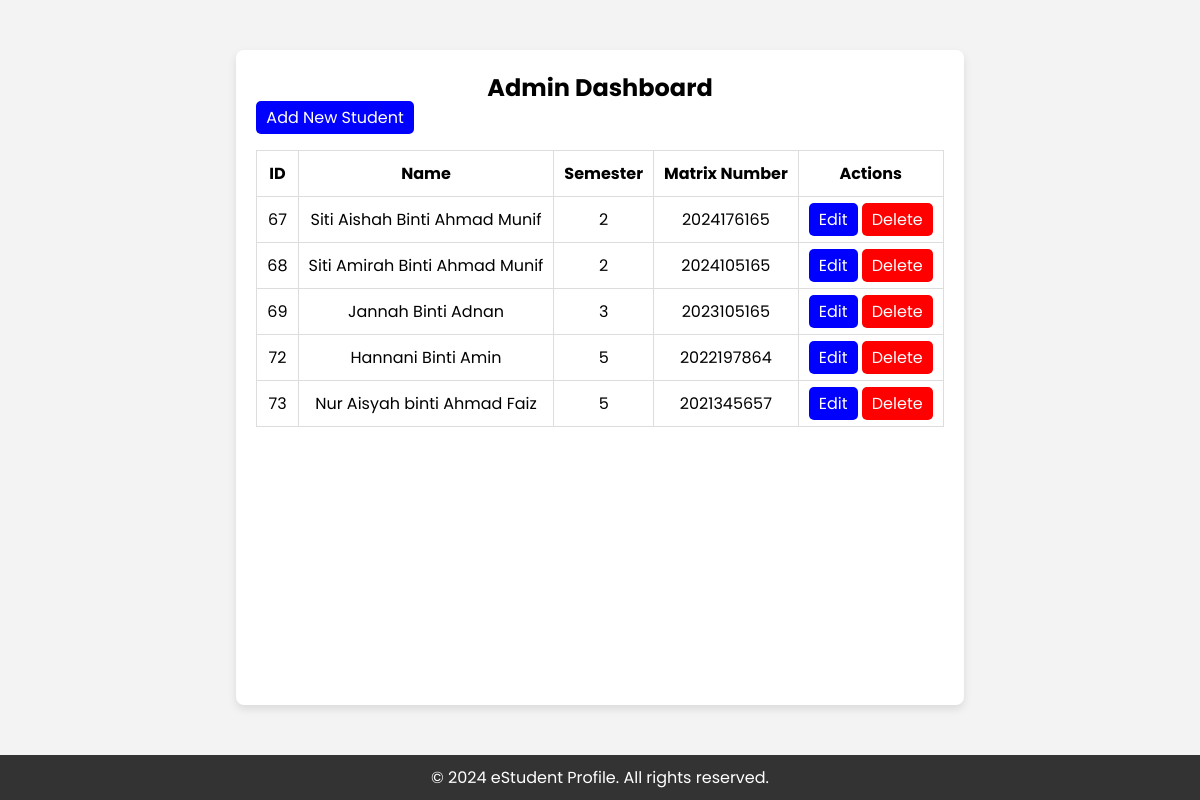
/indexadmin.php, run on the app's committed database.
### tables this page shows
CREATE TABLE `student_form` (
  `id` int NOT NULL,
  `name` varchar(100) NOT NULL,
  `semester` varchar(100) NOT NULL,
  `matrixnumber` varchar(100) NOT NULL,
  `faculty` varchar(100) NOT NULL,
  `address` varchar(100) NOT NULL,
  `cgpa` varchar(100) NOT NULL,
  `residence` varchar(100) NOT NULL,
  `mentor` varchar(100) NOT NULL,
  `username` varchar(20) NOT NULL,
  `password` varchar(255) NOT NULL,
  `image` varchar(255) DEFAULT NULL,
  `status` varchar(50) NOT NULL
);

### indexadmin.php (the view, shortened to what this page needs)
<!doctype html>
<html lang="en">
<head>
</head>
<body>
  <div class="container">
    <h2>Admin Dashboard</h2>
    <a href="add_student.php" class="btn">Add New Student</a>
    <table>
      <thead>
        <tr>
          <th>ID</th>
          <th>Name</th>
          <th>Semester</th>
          <th>Matrix Number</th>
          <th>Actions</th>
        </tr>
      </thead>
      <tbody>
        <?php
		$con = mysqli_connect ("localhost", "root", "", "studentprofiledb") or die
		(mysqli_connect_errno($con));
		$query = "SELECT * FROM student_form";
		$result = mysqli_query($con, $query)or die
		("Query failed".mysqli_error($con));;
		while ($student = mysqli_fetch_array($result)) { ?>
          <tr>
            <td><?php echo $student['id']; ?></td>
            <td><?php echo $student['name']; ?></td>
            <td><?php echo $student['semester']; ?></td>
            <td><?php echo $student['matrixnumber']; ?></td>
            <td>
              <a href="edit_student.php?id=<?php echo $student['id']; ?>" class="btn">Edit</a>
              <a href="delete_student.php?id=<?php echo $student['id']; ?>" class="delete-btn" onclick="return confirm('Are you sure you want to delete this student?')">Delete</a>
            </td>
          </tr>
        <?php } ?>
      </tbody>
    </table>
  </div>
  <footer>
    <p>&copy; <?php echo date("Y"); ?> eStudent Profile. All rights reserved.</p>
  </footer>
</body>
</html>

### indexadmin.php (style rules this page uses)
* { font-family: 'Poppins', sans-serif; margin:0; padding:0; box-sizing: border-box; outline: none; border: none; text-decoration: none; }
body { display: flex; flex-direction: column; min-height: 100vh; margin: 0; background-color: #f3f3f3; font-family: 'Poppins', sans-serif; }
.container { max-width: 900px; margin: 50px auto; padding: 20px; background-color: white; border-radius: 8px; box-shadow: 0 4px 8px rgba(0, 0, 0, 0.1); flex: 1; }
h2 { text-align: center; }
table { width: 100%; margin-top: 20px; border-collapse: collapse; }
table, th, td { border: 1px solid #ddd; }
th, td { padding: 10px; text-align: center; }
.btn { background-color: blue; padding: 5px 10px; color: white; border-radius: 5px; text-decoration: none; cursor: pointer; }
.delete-btn { background-color: red; color: white; padding: 5px 10px; text-decoration: none; border-radius: 5px; cursor: pointer; }
footer { text-align: center; background-color: #333; color: white; padding: 10px; margin-top: auto; }

### data on the page
student_form: id "67", name "Siti Aishah Binti Ahmad Munif", semester "2", matrixnumber "2024176165"
student_form: id "68", name "Siti Amirah Binti Ahmad Munif", semester "2", matrixnumber "2024105165"
student_form: id "69", name "Jannah Binti Adnan", semester "3", matrixnumber "2023105165"
student_form: id "72", name "Hannani Binti Amin", semester "5", matrixnumber "2022197864"
student_form: id "73", name "Nur Aisyah binti Ahmad Faiz", semester "5", matrixnumber "2021345657"
